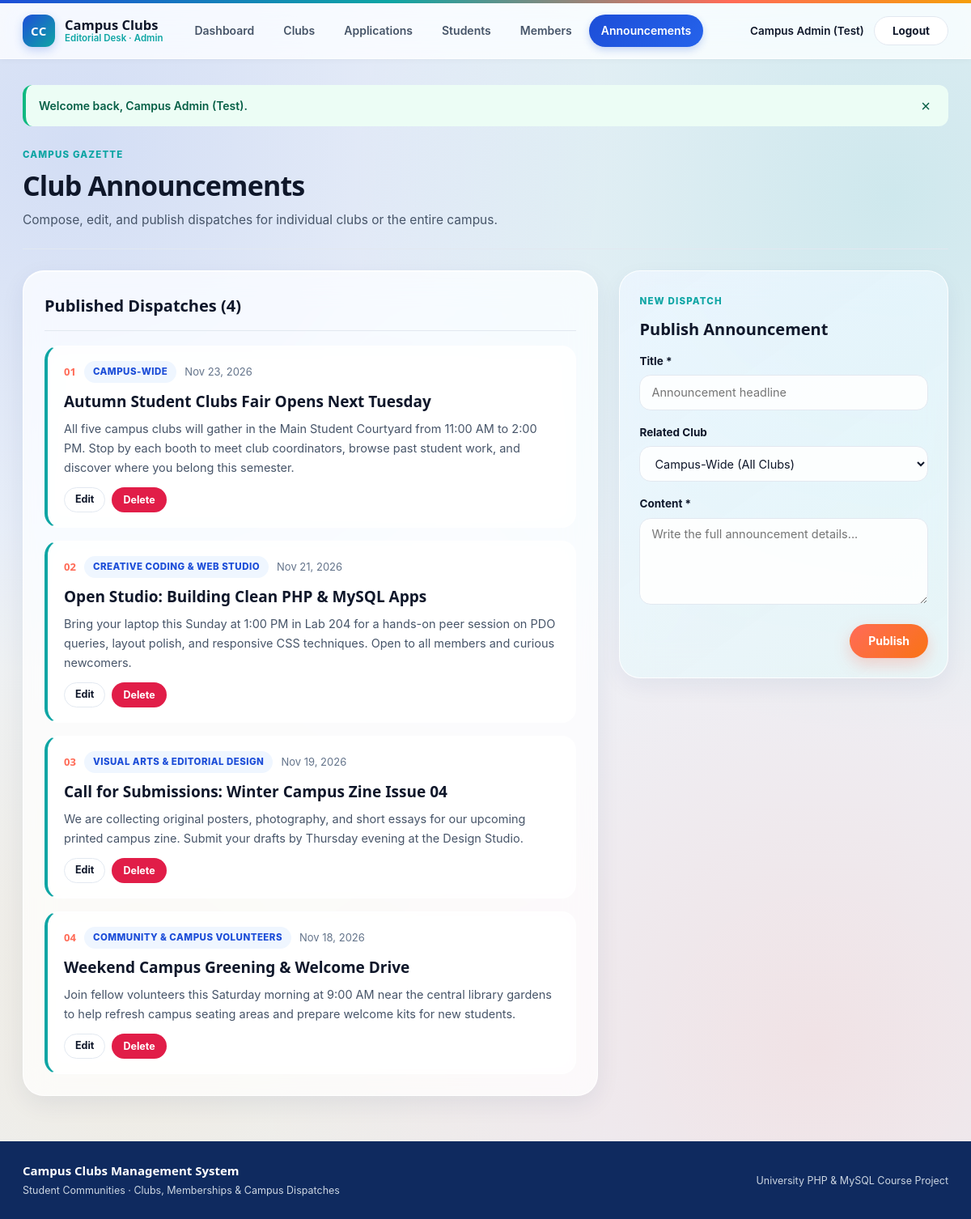
The page /admin/announcements.php (signed in) on the database its author committed.
### tables this page shows
CREATE TABLE `announcements` (
    `id` INT UNSIGNED NOT NULL AUTO_INCREMENT,
    `club_id` INT UNSIGNED DEFAULT NULL,
    `title` VARCHAR(180) NOT NULL,
    `content` TEXT NOT NULL,
    `created_at` TIMESTAMP NOT NULL DEFAULT CURRENT_TIMESTAMP,
    PRIMARY KEY (`id`),
    KEY `idx_announcements_club` (`club_id`),
    KEY `idx_announcements_created` (`created_at`),
    CONSTRAINT `fk_announcements_club`
        FOREIGN KEY (`club_id`) REFERENCES `clubs` (`id`)
        ON DELETE CASCADE ON UPDATE CASCADE
);

CREATE TABLE `clubs` (
    `id` INT UNSIGNED NOT NULL AUTO_INCREMENT,
    `name` VARCHAR(140) NOT NULL,
    `description` TEXT NOT NULL,
    `category` VARCHAR(80) NOT NULL,
    `activities` TEXT NOT NULL,
    `image` VARCHAR(255) DEFAULT 'images/club-tech.jpg',
    `created_at` TIMESTAMP NOT NULL DEFAULT CURRENT_TIMESTAMP,
    PRIMARY KEY (`id`),
    UNIQUE KEY `uq_clubs_name` (`name`),
    KEY `idx_clubs_category` (`category`)
);

### db.php (called while the page is built, shortened)
<?php
function e($value): string
{
    return htmlspecialchars((string) ($value ?? ''), ENT_QUOTES, 'UTF-8');
}
function format_date(?string $dateStr): string
{
    $ts = strtotime($dateStr);
    return $ts ? date('M j, Y', $ts) : e($dateStr);
}

### admin/announcements.php (the view, shortened to what this page needs)
<?php
require_once '../db.php';
$editing = null;
$announcements = $pdo->query(
    'SELECT a.*, c.name AS club_name
     FROM announcements a
     LEFT JOIN clubs c ON c.id = a.club_id
     ORDER BY a.created_at DESC'
)->fetchAll();
require '../header.php';
?>
<section class="editorial-masthead">
    <div>
        <span class="kicker">Campus Gazette</span>
        <h1 class="display-title">Club Announcements</h1>
        <p class="lead-copy">Compose, edit, and publish dispatches for individual clubs or the entire campus.</p>
    </div>
</section>
<div class="editorial-spread">
    <section class="surface-block">
        <div class="section-head">
            <h2>Published Dispatches (<?= count($announcements) ?>)</h2>
        </div>
        <?php if (empty($announcements)): ?>
            <p class="empty-copy">No announcements have been published yet.</p>
        <?php else: ?>
            <div class="gazette-list">
                <?php foreach ($announcements as $idx => $item): ?>
                    <article class="gazette-entry">
                        <div class="gazette-meta">
                            <span class="gazette-num"><?= str_pad((string) ($idx + 1), 2, '0', STR_PAD_LEFT) ?></span>
                            <span class="cat-tag"><?= e($item['club_name'] ?: 'Campus-Wide') ?></span>
                            <span class="muted small-text"><?= e(format_date($item['created_at'])) ?></span>
                        </div>
                        <h3 class="gazette-title"><?= e($item['title']) ?></h3>
                        <p class="gazette-body"><?= nl2br(e($item['content'])) ?></p>
                        <div class="gazette-actions">
                            <a href="announcements.php?edit=<?= (int) $item['id'] ?>" class="btn btn-outline btn-xs">Edit</a>
                            <form method="post" action="announcements.php" class="inline-form" data-confirm="Delete announcement '<?= e($item['title']) ?>'?">
                                <button type="submit" class="btn btn-danger btn-xs">Delete</button>
                            </form>
                        </div>
                    </article>
                <?php endforeach; ?>
            </div>
        <?php endif; ?>
    </section>
    <aside>
        <section class="sage-panel">
            <span class="kicker"><?= $editing ? 'Edit Dispatch' : 'New Dispatch' ?></span>
            <h2 class="panel-heading"><?= $editing ? 'Update Announcement' : 'Publish Announcement' ?></h2>
            <form method="post" action="announcements.php" class="form-stack">
                <div class="field">
                    <label for="title">Title *</label>
                    <input type="text" id="title" name="title" value="<?= e($editing['title'] ?? ($_POST['title'] ?? '')) ?>" placeholder="Announcement headline" required>
                </div>
                <div class="field">
                    <label for="club_id">Related Club</label>
                    <select id="club_id" name="club_id">
                        <option value="">Campus-Wide (All Clubs)</option>
                    </select>
                </div>
                <div class="field">
                    <label for="content">Content *</label>
                    <textarea id="content" name="content" rows="5" placeholder="Write the full announcement details..." required><?= e($editing['content'] ?? ($_POST['content'] ?? '')) ?></textarea>
                </div>
                <div class="form-actions">
                    <button type="submit" class="btn btn-primary"><?= $editing ? 'Save Update' : 'Publish' ?></button>
                </div>
            </form>
        </section>
    </aside>
</div>
<?php require '../footer.php'; ?>

### rows shown on the page
announcements: idx "01", club_name "CAMPUS-WIDE", created_at "Nov 23, 2026", title "Autumn Student Clubs Fair Opens Next Tuesday", content "All five campus clubs will gather in the Main Student Courtyard from 11:00 AM to 2:00 PM. Stop by each booth to meet club coordinators, browse past student work, and discover where you belong this semester."
announcements: idx "02", club.name "CREATIVE CODING & WEB STUDIO", created_at "Nov 21, 2026", title "Open Studio: Building Clean PHP & MySQL Apps", content "Bring your laptop this Sunday at 1:00 PM in Lab 204 for a hands-on peer session on PDO queries, layout polish, and responsive CSS techniques. Open to all members and curious newcomers."
announcements: idx "03", club.name "VISUAL ARTS & EDITORIAL DESIGN", created_at "Nov 19, 2026", title "Call for Submissions: Winter Campus Zine Issue 04", content "We are collecting original posters, photography, and short essays for our upcoming printed campus zine. Submit your drafts by Thursday evening at the Design Studio."
announcements: idx "04", club.name "COMMUNITY & CAMPUS VOLUNTEERS", created_at "Nov 18, 2026", title "Weekend Campus Greening & Welcome Drive", content "Join fellow volunteers this Saturday morning at 9:00 AM near the central library gardens to help refresh campus seating areas and prepare welcome kits for new students."

### other values the page prints
$user_name "Campus Admin (Test)"
$flash['message'] "Welcome back, Campus Admin (Test)."
count($announcements) "4"
